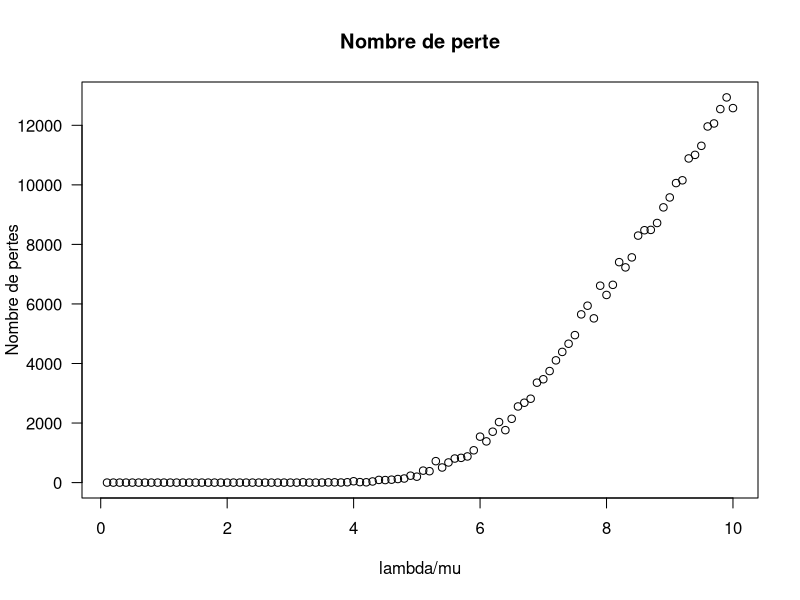
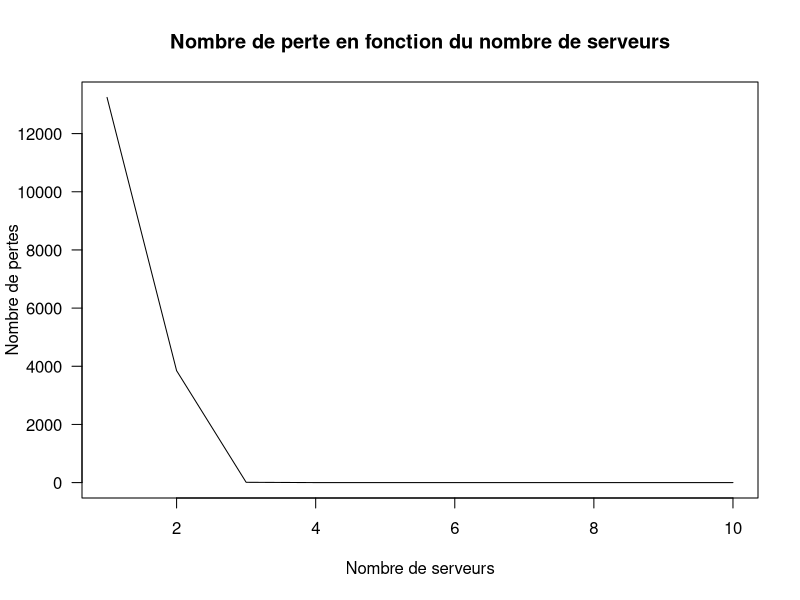
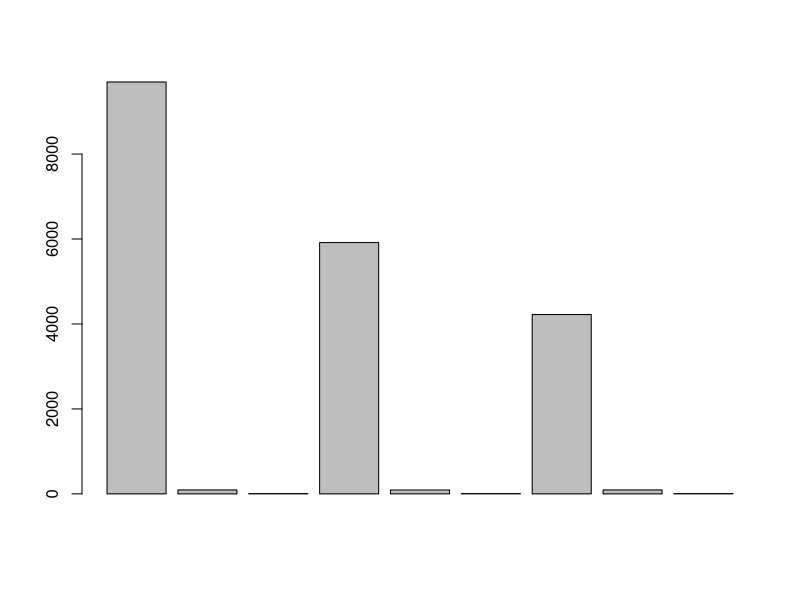

The R source for these figures, in order:
## ---- chunk 1


simulationServeur2 = function(lambda,mu,N,p1,p2,p3,duration,nbServeurs){
    ## N : capacité maximale de stockage (en service + dans la file d'attente)
    ## p1,p2,p3 : proportion de priorités (p1+p2+p3 = 1)
    ## lambda : intensité, lambda>0
    ## 1/mu : temps de traitement, mu>0
    ## nbServeurs : nombre de serveurs
    
    ## Duree de l'experience
    
    totalTime = duration   # duration of simulation
    expTime = 0 # simulation time
    
    N = N * nbServeurs # on augmente la taille de la file globale en fonction du nombre de serveurs dispos
    
    ## Pour les arrivees
    k1 = 0 # nombre de requetes dans la queue de P1
    k2 = 0 # nombre de requetes dans la queue de P2
    k3 = 0 # nombre de requetes dans la queue de P3
    k = 0 # nombre de requetes totales 
    
    compteurTraitesk1 = 0 # nombre des requetes 1 traitees successivement
    compteurTraitesk2 = 0 # nombre des requetes 2 traites successivement
    compteurTraitesk3 = 0 # nombre des requetes 1 traitees successivement
    
    compteurRecuesk1 = 0 # nombre des requetes 1 recues
    compteurRecuesk2 = 0 # nombre des requetes 2 recues
    compteurRecuesk3 = 0 # nombre des requetes 1 recues
    
    compteurPerduesk1 = 0 # nombre des requetes 1 perdues
    compteurPerduesk2 = 0 # nombre des requetes 2 perdues
    compteurPerduesk3 = 0 # nombre des requetes 1 perdues
    
    tempsArrivee = 0 # Temps pour la reception suivante
    tempsService = 0 # Temps pour le service suivant
    
    paquetsRecus = 0
    paquetsTraites = 0
    paquetsPerdus = 0
    
    while(expTime<totalTime){
      if (tempsArrivee< tempsService || k == 0) {
        paquetsRecus = paquetsRecus + 1
        ## On associe a la requete une priorite
        randomPriority = sample(1:100,1)
        
        if(randomPriority < p1*100){
          prochaineRequete = rexp(1,p1* lambda)
          if(k==N){
            paquetsPerdus = paquetsPerdus + 1
            compteurPerduesk1 = compteurPerduesk1+1
          }
          else{
            compteurRecuesk1 = compteurRecuesk1 + 1
            k1 = k1 +1  
          }
        }
        else if( p1*100 <= randomPriority && randomPriority < (p1*100 + p2*100)){
          prochaineRequete = rexp(1,p2* lambda)
          if(k==N){
            paquetsPerdus = paquetsPerdus + 1
            compteurPerduesk2 = compteurPerduesk2+1
          }
          else{
            compteurRecuesk2 = compteurRecuesk2 + 1
            k2 = k2 + 1
          }
        }
        else{
          prochaineRequete = rexp(1,p3* lambda)
          if(k==N){
            paquetsPerdus = paquetsPerdus + 1
            compteurPerduesk3 = compteurPerduesk3 + 1
          }
          else{
            compteurRecuesk3 = compteurRecuesk3 + 1
            k3 = k3 + 1
          }
        }
        tempsArrivee = tempsArrivee + prochaineRequete
        k = k1+k2+k3
        expTime = tempsArrivee
        
      
      }else
        {
          prochainService = rexp(1,mu)
          tempsService = tempsService + prochainService
          for (i in 0:nbServeurs) {
            if (k1 > 0){
              k1 = k1 - 1
              paquetsTraites = paquetsTraites + 1
              compteurTraitesk1 = compteurTraitesk1 +1
            }
            else if (k2 > 0){
              k2 = k2 - 1
              paquetsTraites = paquetsTraites + 1
              compteurTraitesk2 = compteurTraitesk2+1
            }
            else if (k3 > 0){
              k3 = k3 - 1
              paquetsTraites = paquetsTraites + 1
              compteurTraitesk3 = compteurTraitesk3 +1
            }
            
            k = k1+k2+k3
          }
          expTime = tempsService
      }
    }
    
    return(paquetsPerdus)
  
  }



simu = list();
nbSimu = 1:100
lambda = 0.1
scope = seq(0.1,10,0.1)

for (p in nbSimu){
  simu[p] = simulationServeur2(lambda,1,20,0.5,0.3,0.2,10^4,1)
  lambda = lambda + 0.1
}

plot(scope,simu, main="Nombre de perte", xlab="lambda/mu", ylab = "Nombre de pertes", las=1)

## ---- chunk 2


simulationServeur2 = function(lambda,mu,N,p1,p2,p3,duration,nbServeurs){
    ## N : capacité maximale de stockage (en service + dans la file d'attente)
    ## p1,p2,p3 : proportion de priorités (p1+p2+p3 = 1)
    ## lambda : intensité, lambda>0
    ## 1/mu : temps de traitement, mu>0
    ## nbServeurs : nombre de serveurs
    
    ## Duree de l'experience
    
    totalTime = duration   # duration of simulation
    expTime = 0 # simulation time
    
    N = N * nbServeurs # on augmente la taille de la file globale en fonction du nombre de serveurs dispos
    
    ## Pour les arrivees
    k1 = 0 # nombre de requetes dans la queue de P1
    k2 = 0 # nombre de requetes dans la queue de P2
    k3 = 0 # nombre de requetes dans la queue de P3
    k = 0 # nombre de requetes totales 
    
    compteurTraitesk1 = 0 # nombre des requetes 1 traitees successivement
    compteurTraitesk2 = 0 # nombre des requetes 2 traites successivement
    compteurTraitesk3 = 0 # nombre des requetes 1 traitees successivement
    
    compteurRecuesk1 = 0 # nombre des requetes 1 recues
    compteurRecuesk2 = 0 # nombre des requetes 2 recues
    compteurRecuesk3 = 0 # nombre des requetes 1 recues
    
    compteurPerduesk1 = 0 # nombre des requetes 1 perdues
    compteurPerduesk2 = 0 # nombre des requetes 2 perdues
    compteurPerduesk3 = 0 # nombre des requetes 1 perdues
    
    tempsArrivee = 0 # Temps pour la reception suivante
    tempsService = 0 # Temps pour le service suivant
    
    paquetsRecus = 0
    paquetsTraites = 0
    paquetsPerdus = 0
    
    while(expTime<totalTime){
      if (tempsArrivee< tempsService || k == 0) {
        paquetsRecus = paquetsRecus + 1
        ## On associe a la requete une priorite
        randomPriority = sample(1:100,1)
        
        if(randomPriority < p1*100){
          prochaineRequete = rexp(1,p1* lambda)
          if(k==N){
            paquetsPerdus = paquetsPerdus + 1
            compteurPerduesk1 = compteurPerduesk1+1
          }
          else{
            compteurRecuesk1 = compteurRecuesk1 + 1
            k1 = k1 +1  
          }
        }
        else if( p1*100 <= randomPriority && randomPriority < (p1*100 + p2*100)){
          prochaineRequete = rexp(1,p2* lambda)
          if(k==N){
            paquetsPerdus = paquetsPerdus + 1
            compteurPerduesk2 = compteurPerduesk2+1
          }
          else{
            compteurRecuesk2 = compteurRecuesk2 + 1
            k2 = k2 + 1
          }
        }
        else{
          prochaineRequete = rexp(1,p3* lambda)
          if(k==N){
            paquetsPerdus = paquetsPerdus + 1
            compteurPerduesk3 = compteurPerduesk3 + 1
          }
          else{
            compteurRecuesk3 = compteurRecuesk3 + 1
            k3 = k3 + 1
          }
        }
        tempsArrivee = tempsArrivee + prochaineRequete
        k = k1+k2+k3
        expTime = tempsArrivee
        
      
      }else
        {
          prochainService = rexp(1,mu)
          tempsService = tempsService + prochainService
          for (i in 0:nbServeurs) {
            if (k1 > 0){
              k1 = k1 - 1
              paquetsTraites = paquetsTraites + 1
              compteurTraitesk1 = compteurTraitesk1 +1
            }
            else if (k2 > 0){
              k2 = k2 - 1
              paquetsTraites = paquetsTraites + 1
              compteurTraitesk2 = compteurTraitesk2+1
            }
            else if (k3 > 0){
              k3 = k3 - 1
              paquetsTraites = paquetsTraites + 1
              compteurTraitesk3 = compteurTraitesk3 +1
            }
            
            k = k1+k2+k3
          }
          expTime = tempsService
      }
    }
    
    return(paquetsPerdus)
  
  }



simu = list();
nbSimu = 1:10

for (p in nbSimu){
  simu[p] = simulationServeur2(10,1,20,0.5,0.3,0.2,10^4,p)
}

plot(nbSimu,simu, main="Nombre de perte en fonction du nombre de serveurs", xlab="Nombre de serveurs", ylab = "Nombre de pertes", las=1,type='l')

## ---- chunk 3


simulationServeur2 = function(lambda,mu,N,p1,p2,p3,duration,nbServeurs){
    ## N : capacité maximale de stockage (en service + dans la file d'attente)
    ## p1,p2,p3 : proportion de priorités (p1+p2+p3 = 1)
    ## lambda : intensité, lambda>0
    ## 1/mu : temps de traitement, mu>0
    ## nbServeurs : nombre de serveurs
    
    ## Duree de l'experience
    
    totalTime = duration   # duration of simulation
    expTime = 0 # simulation time
    
    N = N * nbServeurs # on augmente la taille de la file globale en fonction du nombre de serveurs dispos
    
    ## Pour les arrivees
    k1 = 0 # nombre de requetes dans la queue de P1
    k2 = 0 # nombre de requetes dans la queue de P2
    k3 = 0 # nombre de requetes dans la queue de P3
    k = 0 # nombre de requetes totales 
    
    compteurTraitesk1 = 0 # nombre des requetes 1 traitees successivement
    compteurTraitesk2 = 0 # nombre des requetes 2 traites successivement
    compteurTraitesk3 = 0 # nombre des requetes 1 traitees successivement
    
    compteurRecuesk1 = 0 # nombre des requetes 1 recues
    compteurRecuesk2 = 0 # nombre des requetes 2 recues
    compteurRecuesk3 = 0 # nombre des requetes 1 recues
    
    compteurPerduesk1 = 0 # nombre des requetes 1 perdues
    compteurPerduesk2 = 0 # nombre des requetes 2 perdues
    compteurPerduesk3 = 0 # nombre des requetes 1 perdues
    
    tempsArrivee = 0 # Temps pour la reception suivante
    tempsService = 0 # Temps pour le service suivant
    
    paquetsRecus = 0
    paquetsTraites = 0
    paquetsPerdus = 0
    
    while(expTime<totalTime){
      if (tempsArrivee< tempsService || k == 0) {
        paquetsRecus = paquetsRecus + 1
        ## On associe a la requete une priorite
        randomPriority = sample(1:100,1)
        
        if(randomPriority < p1*100){
          prochaineRequete = rexp(1,p1* lambda)
          if(k==N){
            paquetsPerdus = paquetsPerdus + 1
            compteurPerduesk1 = compteurPerduesk1+1
          }
          else{
            k1 = k1 +1  
          }
            compteurRecuesk1 = compteurRecuesk1 + 1
        }
        else if( p1*100 <= randomPriority && randomPriority < (p1*100 + p2*100)){
          prochaineRequete = rexp(1,p2* lambda)
          if(k==N){
            paquetsPerdus = paquetsPerdus + 1
            compteurPerduesk2 = compteurPerduesk2+1
          }
          else{
            k2 = k2 + 1
          }
            compteurRecuesk2 = compteurRecuesk2 + 1
        }
        else{
          prochaineRequete = rexp(1,p3* lambda)
          if(k==N){
            paquetsPerdus = paquetsPerdus + 1
            compteurPerduesk3 = compteurPerduesk3 + 1
          }
          else{
            k3 = k3 + 1
          }
            compteurRecuesk3 = compteurRecuesk3 + 1
        }
        tempsArrivee = tempsArrivee + prochaineRequete
        k = k1+k2+k3
        expTime = tempsArrivee
        
      
      }else
        {
          prochainService = rexp(1,mu)
          tempsService = tempsService + prochainService
          for (i in 0:nbServeurs) {
            if (k1 > 0){
              k1 = k1 - 1
              paquetsTraites = paquetsTraites + 1
              compteurTraitesk1 = compteurTraitesk1 +1
            }
            else if (k2 > 0){
              k2 = k2 - 1
              paquetsTraites = paquetsTraites + 1
              compteurTraitesk2 = compteurTraitesk2+1
            }
            else if (k3 > 0){
              k3 = k3 - 1
              paquetsTraites = paquetsTraites + 1
              compteurTraitesk3 = compteurTraitesk3 +1
            }
            
            k = k1+k2+k3
          }
          expTime = tempsService
      }
    }
    
    resultat = c(compteurRecuesk1,(compteurTraitesk1/compteurRecuesk1)*100,(compteurPerduesk1/compteurRecuesk1)*100,compteurRecuesk2,(compteurTraitesk2/compteurRecuesk2)*100,(compteurPerduesk2/compteurRecuesk2)*100,compteurRecuesk3,(compteurTraitesk3/compteurRecuesk3)*100,(compteurPerduesk3/compteurRecuesk3)*100)
    return(resultat)
  
  }


simu = simulationServeur2(6,1,20,0.5,0.3,0.2,10^4,1)
print(simu)
barplot(simu)
